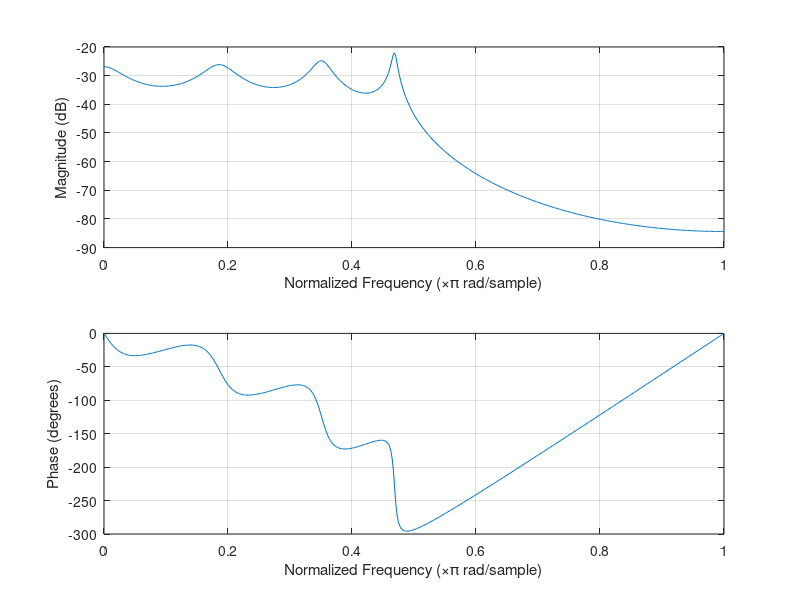

MATLAB code for this plot:
clear all
b = fir1(1024, .5);
[d,p0] = lpc(b,7); 

rng(0,'twister'); % Allow reproduction of exact experiment
u = sqrt(p0)*randn(8192,1); % White gaussian noise with variance p0

% white noise signal 
x = filter(1,d,u);
figure, plot(x)

% ar parameters
[d1,p1] = aryule(x,7);

% 
freqz(sqrt(p1),d1)

